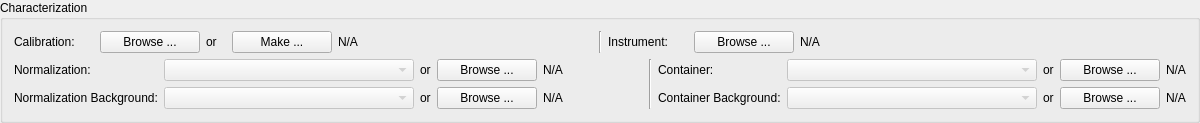
                     <widget class="QGroupBox" name="groupBox_5">
                      <property name="title">
                       <string>Characterization </string>
                      </property>
                      <layout class="QVBoxLayout" name="verticalLayout_9">
                       <item>
                        <layout class="QHBoxLayout" name="horizontalLayout_46">
                         <item>
                          <layout class="QHBoxLayout" name="horizontalLayout_26">
                           <item>
                            <widget class="QLabel" name="label_26">
                             <property name="minimumSize">
                              <size>
                               <width>80</width>
                               <height>0</height>
                              </size>
                             </property>
                             <property name="maximumSize">
                              <size>
                               <width>80</width>
                               <height>16777215</height>
                              </size>
                             </property>
                             <property name="text">
                              <string>Calibration:</string>
                             </property>
                            </widget>
                           </item>
                           <item>
                            <widget class="QPushButton" name="pushButton_6">
                             <property name="minimumSize">
                              <size>
                               <width>100</width>
                               <height>0</height>
                              </size>
                             </property>
                             <property name="maximumSize">
                              <size>
                               <width>100</width>
                               <height>16777215</height>
                              </size>
                             </property>
                             <property name="text">
                              <string>Browse ...</string>
                             </property>
                            </widget>
                           </item>
                           <item>
                            <widget class="QLabel" name="label_27">
                             <property name="minimumSize">
                              <size>
                               <width>20</width>
                               <height>0</height>
                              </size>
                             </property>
                             <property name="maximumSize">
                              <size>
                               <width>20</width>
                               <height>16777215</height>
                              </size>
                             </property>
                             <property name="text">
                              <string>or</string>
                             </property>
                            </widget>
                           </item>
                           <item>
                            <widget class="QPushButton" name="pushButton_7">
                             <property name="minimumSize">
                              <size>
                               <width>100</width>
                               <height>0</height>
                              </size>
                             </property>
                             <property name="maximumSize">
                              <size>
                               <width>100</width>
                               <height>16777215</height>
                              </size>
                             </property>
                             <property name="text">
                              <string>Make ...</string>
                             </property>
                            </widget>
                           </item>
                           <item>
                            <widget class="QLabel" name="label_28">
                             <property name="text">
                              <string>N/A</string>
                             </property>
                            </widget>
                           </item>
                          </layout>
                         </item>
                         <item>
                          <widget class="Line" name="line_2">
                           <property name="orientation">
                            <enum>Qt::Vertical</enum>
                           </property>
                          </widget>
                         </item>
                         <item>
                          <layout class="QHBoxLayout" name="horizontalLayout_27">
                           <item>
                            <widget class="QLabel" name="label_37">
                             <property name="minimumSize">
                              <size>
                               <width>80</width>
                               <height>0</height>
                              </size>
                             </property>
                             <property name="maximumSize">
                              <size>
                               <width>80</width>
                               <height>16777215</height>
                              </size>
                             </property>
                             <property name="text">
                              <string>Instrument: </string>
                             </property>
                            </widget>
                           </item>
                           <item>
                            <widget class="QPushButton" name="pushButton_12">
                             <property name="minimumSize">
                              <size>
                               <width>100</width>
                               <height>0</height>
                              </size>
                             </property>
                             <property name="maximumSize">
                              <size>
                               <width>100</width>
                               <height>16777215</height>
                              </size>
                             </property>
                             <property name="text">
                              <string>Browse ...</string>
                             </property>
                            </widget>
                           </item>
                           <item>
                            <widget class="QLabel" name="label_38">
                             <property name="minimumSize">
                              <size>
                               <width>100</width>
                               <height>0</height>
                              </size>
                             </property>
                             <property name="text">
                              <string>N/A</string>
                             </property>
                            </widget>
                           </item>
                          </layout>
                         </item>
                        </layout>
                       </item>
                       <item>
                        <layout class="QHBoxLayout" name="horizontalLayout_45">
                         <item>
                          <layout class="QGridLayout" name="gridLayout_6">
                           <item row="0" column="0">
                            <widget class="QLabel" name="label_35">
                             <property name="text">
                              <string>Normalization:</string>
                             </property>
                            </widget>
                           </item>
                           <item row="0" column="1">
                            <widget class="QComboBox" name="background_comboBox_5">
                             <property name="enabled">
                              <bool>false</bool>
                             </property>
                             <property name="sizePolicy">
                              <sizepolicy hsizetype="Expanding" vsizetype="Fixed">
                               <horstretch>0</horstretch>
                               <verstretch>0</verstretch>
                              </sizepolicy>
                             </property>
                             <property name="minimumSize">
                              <size>
                               <width>250</width>
                               <height>0</height>
                              </size>
                             </property>
                             <property name="maximumSize">
                              <size>
                               <width>200</width>
                               <height>16777215</height>
                              </size>
                             </property>
                            </widget>
                           </item>
                           <item row="0" column="2">
                            <widget class="QLabel" name="label_41">
                             <property name="maximumSize">
                              <size>
                               <width>25</width>
                               <height>16777215</height>
                              </size>
                             </property>
                             <property name="text">
                              <string>or</string>
                             </property>
                            </widget>
                           </item>
                           <item row="0" column="3">
                            <widget class="QPushButton" name="pushButton_11">
                             <property name="minimumSize">
                              <size>
                               <width>100</width>
                               <height>0</height>
                              </size>
                             </property>
                             <property name="maximumSize">
                              <size>
                               <width>100</width>
                               <height>16777215</height>
                              </size>
                             </property>
                             <property name="text">
                              <string>Browse ...</string>
                             </property>
                            </widget>
                           </item>
                           <item row="0" column="4">
                            <widget class="QLabel" name="label_36">
                             <property name="sizePolicy">
                              <sizepolicy hsizetype="Expanding" vsizetype="Preferred">
                               <horstretch>0</horstretch>
                               <verstretch>0</verstretch>
                              </sizepolicy>
                             </property>
                             <property name="minimumSize">
                              <size>
                               <width>100</width>
                               <height>0</height>
                              </size>
                             </property>
                             <property name="text">
                              <string>N/A</string>
                             </property>
                            </widget>
                           </item>
                           <item row="1" column="0">
                            <widget class="QLabel" name="label_29">
                             <property name="text">
                              <string>Normalization Background:</string>
                             </property>
                            </widget>
                           </item>
                           <item row="1" column="1">
                            <widget class="QComboBox" name="background_comboBox_2">
                             <property name="enabled">
                              <bool>false</bool>
                             </property>
                             <property name="sizePolicy">
                              <sizepolicy hsizetype="Expanding" vsizetype="Fixed">
                               <horstretch>0</horstretch>
                               <verstretch>0</verstretch>
                              </sizepolicy>
                             </property>
                             <property name="minimumSize">
                              <size>
                               <width>250</width>
                               <height>0</height>
                              </size>
                             </property>
                            </widget>
                           </item>
                           <item row="1" column="2">
                            <widget class="QLabel" name="label_39">
                             <property name="maximumSize">
                              <size>
                               <width>25</width>
                               <height>16777215</height>
                              </size>
                             </property>
                             <property name="text">
                              <string>or</string>
                             </property>
                            </widget>
                           </item>
                           <item row="1" column="3">
                            <widget class="QPushButton" name="pushButton_8">
                             <property name="minimumSize">
                              <size>
                               <width>100</width>
                               <height>0</height>
                              </size>
                             </property>
                             <property name="maximumSize">
                              <size>
                               <width>100</width>
                               <height>16777215</height>
                              </size>
                             </property>
                             <property name="text">
                              <string>Browse ...</string>
                             </property>
                            </widget>
                           </item>
                           <item row="1" column="4">
                            <widget class="QLabel" name="label_30">
                             <property name="minimumSize">
                              <size>
                               <width>100</width>
                               <height>0</height>
                              </size>
                             </property>
                             <property name="text">
                              <string>N/A</string>
                             </property>
                            </widget>
                           </item>
                          </layout>
                         </item>
                         <item>
                          <widget class="Line" name="line">
                           <property name="orientation">
                            <enum>Qt::Vertical</enum>
                           </property>
                          </widget>
                         </item>
                         <item>
                          <layout class="QGridLayout" name="gridLayout_7">
                           <item row="0" column="0">
                            <widget class="QLabel" name="label_31">
                             <property name="text">
                              <string>Container:</string>
                             </property>
                            </widget>
                           </item>
                           <item row="0" column="1">
                            <widget class="QComboBox" name="background_comboBox_3">
                             <property name="enabled">
                              <bool>false</bool>
                             </property>
                             <property name="sizePolicy">
                              <sizepolicy hsizetype="Expanding" vsizetype="Fixed">
                               <horstretch>0</horstretch>
                               <verstretch>0</verstretch>
                              </sizepolicy>
                             </property>
                             <property name="minimumSize">
                              <size>
                               <width>250</width>
                               <height>0</height>
                              </size>
                             </property>
                             <property name="maximumSize">
                              <size>
                               <width>200</width>
                               <height>16777215</height>
                              </size>
                             </property>
                            </widget>
                           </item>
                           <item row="0" column="2">
                            <widget class="QLabel" name="label_40">
                             <property name="maximumSize">
                              <size>
                               <width>25</width>
                               <height>16777215</height>
                              </size>
                             </property>
                             <property name="text">
                              <string>or</string>
                             </property>
                            </widget>
                           </item>
                           <item row="0" column="3">
                            <widget class="QPushButton" name="pushButton_9">
                             <property name="minimumSize">
                              <size>
                               <width>100</width>
                               <height>0</height>
                              </size>
                             </property>
                             <property name="maximumSize">
                              <size>
                               <width>100</width>
                               <height>16777215</height>
                              </size>
                             </property>
                             <property name="text">
                              <string>Browse ...</string>
                             </property>
                            </widget>
                           </item>
                           <item row="0" column="4">
                            <widget class="QLabel" name="label_32">
                             <property name="text">
                              <string>N/A</string>
                             </property>
                            </widget>
                           </item>
                           <item row="1" column="0">
                            <widget class="QLabel" name="label_33">
                             <property name="text">
                              <string>Container Background:</string>
                             </property>
                            </widget>
                           </item>
                           <item row="1" column="1">
                            <widget class="QComboBox" name="background_comboBox_4">
                             <property name="enabled">
                              <bool>false</bool>
                             </property>
                             <property name="sizePolicy">
                              <sizepolicy hsizetype="Expanding" vsizetype="Fixed">
                               <horstretch>0</horstretch>
                               <verstretch>0</verstretch>
                              </sizepolicy>
                             </property>
                             <property name="minimumSize">
                              <size>
                               <width>250</width>
                               <height>0</height>
                              </size>
                             </property>
                             <property name="maximumSize">
                              <size>
                               <width>200</width>
                               <height>16777215</height>
                              </size>
                             </property>
                            </widget>
                           </item>
                           <item row="1" column="2">
                            <widget class="QLabel" name="label_42">
                             <property name="text">
                              <string>or</string>
                             </property>
                            </widget>
                           </item>
                           <item row="1" column="3">
                            <widget class="QPushButton" name="pushButton_10">
                             <property name="minimumSize">
                              <size>
                               <width>100</width>
                               <height>0</height>
                              </size>
                             </property>
                             <property name="maximumSize">
                              <size>
                               <width>100</width>
                               <height>16777215</height>
                              </size>
                             </property>
                             <property name="text">
                              <string>Browse ...</string>
                             </property>
                            </widget>
                           </item>
                           <item row="1" column="4">
                            <widget class="QLabel" name="label_34">
                             <property name="text">
                              <string>N/A</string>
                             </property>
                            </widget>
                           </item>
                          </layout>
                         </item>
                        </layout>
                       </item>
                      </layout>
                     </widget>
